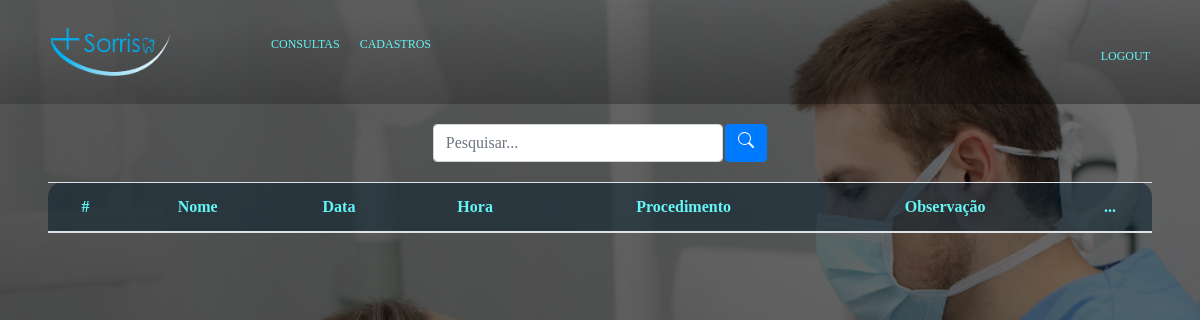
The app's page /portal/admin/admin.php, older data.
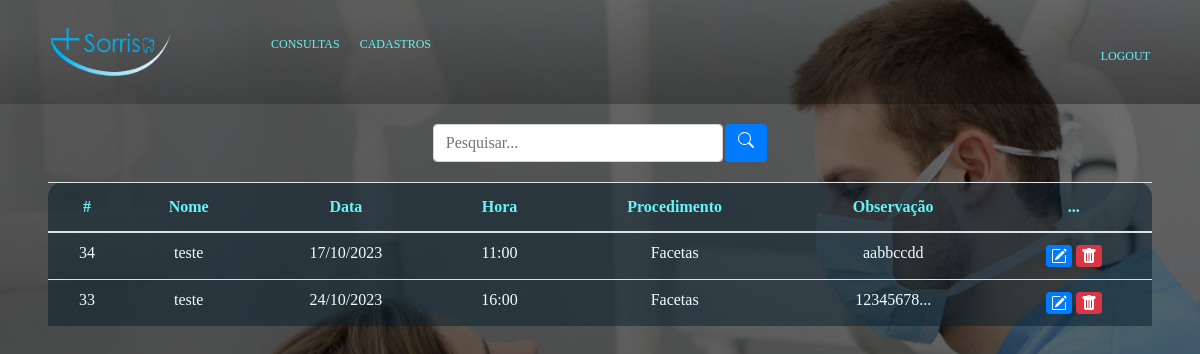
The same page, newer data.
### tables this page shows
CREATE TABLE `agendamento` (
  `id_agendamento` int(11) NOT NULL,
  `id_paciente` int(11) NOT NULL,
  `hora` time NOT NULL,
  `data` date NOT NULL,
  `procedimento` varchar(45) NOT NULL,
  `observacao` varchar(254) DEFAULT NULL
);

CREATE TABLE `paciente` (
  `id_paciente` int(11) NOT NULL,
  `codigo_login` int(11) NOT NULL,
  `nome_paciente` char(45) NOT NULL,
  `cpf` bigint(11) UNSIGNED ZEROFILL NOT NULL,
  `telefone` bigint(11) NOT NULL
);

### portal/admin/admin.php (the view, shortened to what this page needs)
<?php session_start();
include('../conexao.php');
if(!empty($_GET['search'])) {
	$data = $_GET['search'];
	$sql = "SELECT agendamento.id_agendamento, agendamento.data, agendamento.hora, agendamento.procedimento, agendamento.observacao, paciente.nome_paciente
	FROM agendamento
	JOIN paciente ON agendamento.id_paciente = paciente.id_paciente
	WHERE id_agendamento LIKE '%$data%' or nome_paciente LIKE '%$data%' or data LIKE '%$data%' or hora LIKE '%$data%' or procedimento LIKE '%$data%' ORDER BY id_agendamento DESC";
} else {
	$sql = "SELECT agendamento.id_agendamento, agendamento.data, agendamento.hora, agendamento.procedimento, agendamento.observacao, paciente.nome_paciente
	FROM agendamento
	JOIN paciente ON agendamento.id_paciente = paciente.id_paciente
	ORDER BY agendamento.id_agendamento DESC";
}
$result = $mysqli->query($sql);
?>
<!DOCTYPE html>
<html lang="pt-br">
<head>
	<link rel="stylesheet" href="https://cdn.jsdelivr.net/npm/bootstrap@4.0.0/dist/css/bootstrap.min.css">
	<link rel="stylesheet" type="text/css" href="../css/estilo.css">
</head>
<body>
	<header>
		<div id="conteudo_principal">
			<nav class="menus">
				<img src="../img/sorriso.png">
				<ul class="lista-de-itens">
				<li><a href="admin.php">Consultas</a></li>
				<li><a href="cadastros.php">Cadastros</a></li>
			</nav>
			<nav>
				<div class="right-items">
					<ul class="itens-da-direita">
					<li><a href="../Logout.php">Logout</a></li>
				</div>
			</nav>
		</div>
 </header>
</body>
<div class="box-search">
	<input type="search" class="form-control w-25" placeholder="Pesquisar..." id="pesquisar">
	<button onclick="searchData()" class="btn btn-primary">
	</button>
</div>
<div class="mx-5">
	<table class="table text-white table-bg">
		<thead>
			<tr>
				<th scope="col">#</th>
				<th scope="col">Nome</th>
				<th scope="col">Data</th>
				<th scope="col">Hora</th>
				<th scope="col">Procedimento</th>
				<th scope="col">Observação</th>
				<th scope="col">...</th>
			</tr>
		</thead>
		<tbody class="tbod">
			<?php
				while($user_data = mysqli_fetch_assoc($result))
				{
					echo "<tr>";
					echo "<td>" .substr($user_data['id_agendamento'], 0, 8);
					echo "<td>" .substr($user_data['nome_paciente'], 0, 8);
					echo "<td>" . date_format(new DateTime($user_data['data']), 'd/m/Y') . "</td>";
					echo "<td>" . date_format(new DateTime($user_data['hora']), 'H:i') . "</td>";
					echo "<td>" .$user_data['procedimento']."</td>";
					echo "<td>" .substr($user_data['observacao'], 0, 8);
					if (strlen($user_data['observacao']) > 8) {
						echo "...";
					}
					echo"</td>";
					echo "<td>
						<a class='btn btn-sm btn-primary' href='editag.php?id=$user_data[id_agendamento]'>
							<svg xmlns='http://www.w3.org/2000/svg' width='16' height='16' fill='currentColor' class='bi bi-pencil-square' viewBox='0 0 16 16'>
  								<path d='M15.502 1.94a.5.5 0 0 1 0 .706L14.459 3.69l-2-2L13.502.646a.5.5 0 0 1 .707 0l1.293 1.293zm-1.75 2.456-2-2L4.939 9.21a.5.5 0 0 0-.121.196l-.805 2.414a.25.25 0 0 0 .316.316l2.414-.805a.5.5 0 0 0 .196-.12l6.813-6.814z'/>
  									<path fill-rule='evenodd' d='M1 13.5A1.5 1.5 0 0 0 2.5 15h11a1.5 1.5 0 0 0 1.5-1.5v-6a.5.5 0 0 0-1 0v6a.5.5 0 0 1-.5.5h-11a.5.5 0 0 1-.5-.5v-11a.5.5 0 0 1 .5-.5H9a.5.5 0 0 0 0-1H2.5A1.5 1.5 0 0 0 1 2.5v11z'/>
							</svg>
						</a>
						<a class='btn btn-sm btn-danger' href='javascript:void(0);' onclick='confirmDeleteAgenda($user_data[id_agendamento])'>
							<svg xmlns='http://www.w3.org/2000/svg' width='16' height='16' fill='currentColor' class='bi bi-trash-fill' viewBox='0 0 16 16'>
  								<path d='M2.5 1a1 1 0 0 0-1 1v1a1 1 0 0 0 1 1H3v9a2 2 0 0 0 2 2h6a2 2 0 0 0 2-2V4h.5a1 1 0 0 0 1-1V2a1 1 0 0 0-1-1H10a1 1 0 0 0-1-1H7a1 1 0 0 0-1 1H2.5zm3 4a.5.5 0 0 1 .5.5v7a.5.5 0 0 1-1 0v-7a.5.5 0 0 1 .5-.5zM8 5a.5.5 0 0 1 .5.5v7a.5.5 0 0 1-1 0v-7A.5.5 0 0 1 8 5zm3 .5v7a.5.5 0 0 1-1 0v-7a.5.5 0 0 1 1 0z'/>
							</svg>
						</a>
					</td>";
					echo "</tr>";
				}
				?>
		</tbody>
	</table>
 </div>
</html>

Row changes from the older to the newer data that the page shows:
added agendamento: id_agendamento "34", id_paciente.nome_paciente "teste", data "17/10/2023", hora "11:00", procedimento "Facetas", observacao "aabbccdd"
added agendamento: id_agendamento "33", id_paciente.nome_paciente "teste", data "24/10/2023", hora "16:00", procedimento "Facetas", observacao "12345678"
